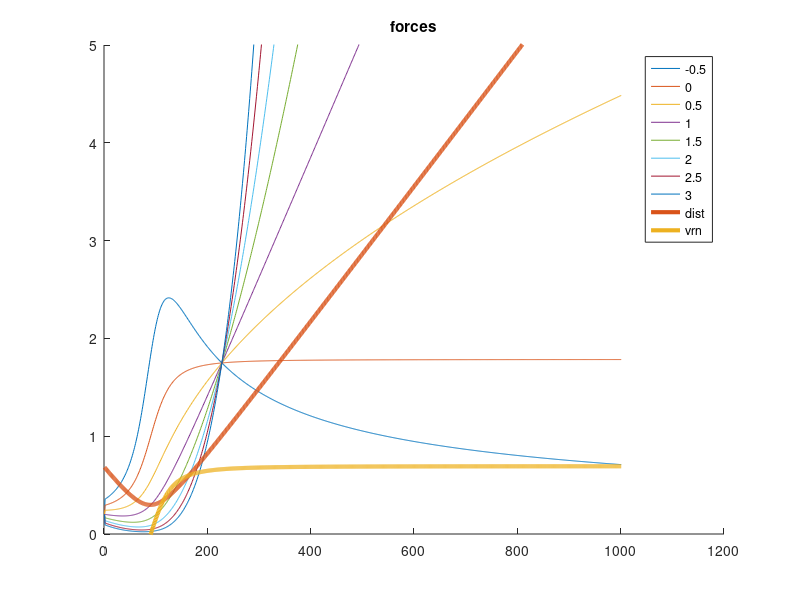

MATLAB code for this plot:
clear all
close all
n_particles = 2;
t_max = 10;
dt = 0.01;
t_durn = 0:dt:t_max;


% particle params
m = 1;
k=1;
damping_frac = 0.8;
R = 10;

% 
diff_coef = 3.832e-19;
atomic_vol = 1.18e-1;
surface_energy = 1.72;
dihedral_angle = 146*(pi/180); % radians
density = 8920;
kT = 1.38e-23*1e3;

% initial vals
x = zeros(n_particles,length(t_durn));
y = zeros(n_particles,length(t_durn));

vx = zeros(n_particles,length(t_durn));
vy = zeros(n_particles,length(t_durn));

vrn_vec = zeros(1,length(t_durn));

force_e_x = zeros(1,length(t_durn));
force_e_y = zeros(1,length(t_durn));

force_d_x = zeros(1,length(t_durn));
force_d_y = zeros(1,length(t_durn));

force_total_x = zeros(1,length(t_durn));
force_total_y = zeros(1,length(t_durn));

% intialise
x(1,1) = rand;
x(2,1) = rand;

y(1,1) = rand;
y(2,1) = rand;

d = sqrt( (x(1,1) - x(2,1))^2  +  (y(1,1) - y(2,1))^2 );
if d >= 2*R
    while d > 2*R
        x(1,1) = rand;
        x(2,1) = rand;
        
        y(1,1) = rand;
        y(2,1) = rand;
        
        d = sqrt( (x(1,1) - x(2,1))^2  +  (y(1,1) - y(2,1))^2 );
    end
end

vx(1,1) = rand;
vx(2,1) = rand;

vy(1,1) = rand;
vy(2,1) = rand;
    t=2; ord = 1;
    d = sqrt( (x(1,t-1) - x(2,t-1))^2  +  (y(1,t-1) - y(2,t-1))^2 );
    force_e = k*(d^ord);
    dx = ( x(1,t-1) - x(2,t-1) );
    dy = ( y(1,t-1) - y(2,t-1) );
    force_e_x(t-1) = force_e*(abs(dx)/d);
    force_e_y(t-1) = force_e*(abs(dy)/d);

    v1x = vx(1,t-1);
    v1y = vy(1,t-1);

    v2x = vx(2,t-1);
    v2y = vy(2,t-1);

    unit_vec = [dx, dy]./d;
    v1n = v1x*unit_vec(1) + v1y*unit_vec(2);
    v2n = v2x*unit_vec(1) + v2y*unit_vec(2);
    vrn = v1n - v2n;
    vrn_vec(t-1) = vrn;

    %     force_d = damping_frac*sqrt(2*m*k)*vrn;
% according to other paper, so that penetration power can be kept at both
% terms
    force_d = damping_frac*(d^ord)*sqrt(2*m*k)*vrn;
    force_d_x(t-1) = force_d*(abs(dx)/d);
    force_d_y(t-1) = force_d*(abs(dy)/d);

    force_total_x(t-1) = force_e_x(t-1) + force_d_x(t-1);
    force_total_y(t-1) = force_e_y(t-1) + force_d_y(t-1);
figure
hold on
 for ord=-0.5:0.5:3
 
 for t=2:length(t_durn)
    d = sqrt( (x(1,t-1) - x(2,t-1))^2  +  (y(1,t-1) - y(2,t-1))^2 );
   
    force_e = k*(d^ord);
    dx = ( x(1,t-1) - x(2,t-1) );
    dy = ( y(1,t-1) - y(2,t-1) );
    force_e_x(t) = force_e*(abs(dx)/d);
    force_e_y(t) = force_e*(abs(dy)/d);


    v1x = vx(1,t-1);
    v1y = vy(1,t-1);

    v2x = vx(2,t-1);
    v2y = vy(2,t-1);

    unit_vec = [dx, dy]./d;
    v1n = v1x*unit_vec(1) + v1y*unit_vec(2);
    v2n = v2x*unit_vec(1) + v2y*unit_vec(2);
    vrn = v1n - v2n;
    vrn_vec(t) = vrn;
%     force_d = damping_frac*sqrt(2*m*k)*vrn;
% according to other paper, so that penetration power can be kept at both
% terms
    force_d = damping_frac*(d^ord)*sqrt(2*m*k)*vrn;
    force_d_x(t) = force_d*(abs(dx)/d);
    force_d_y(t) = force_d*(abs(dy)/d);

    force_total_x(t) = force_e_x(t) + force_d_x(t);
    force_total_y(t) = force_e_y(t) + force_d_y(t);

    for n=1:n_particles
        vx(n,t) =  vx(n,t-1)+ (  (-1^n)*(force_e_x(t) + force_d_x(t))/m   )*dt;
        vy(n,t) =  vy(n,t-1) + (  (-1^n)*(force_e_y(t) + force_d_y(t))/m   )*dt;
    end
    
    for n=1:n_particles
        x(n,t) = x(n,t-1) + vx(n,t)*dt;
        y(n,t) = y(n,t-1) + vy(n,t)*dt;
    end
 end % t
%  plot(sqrt( (force_e_x + force_d_x).^2 + (force_e_y + force_d_y).^2  ))
 plot(sqrt( (force_total_x).^2 + (force_total_y).^2  ))
 
 end% end of ord
    plot( sqrt( (x(1,:)-x(2,:)).^2 + (y(1,:)-y(2,:)).^2 ), 'LineWidth',3 )
    plot(vrn_vec,'LineWidth',3)

    legend([strsplit(num2str(-0.5:0.5:3)), 'dist', 'vrn'])
    ylim([0, 5])
%     xlim([0. 5])
    title('forces')
    hold off

    

 